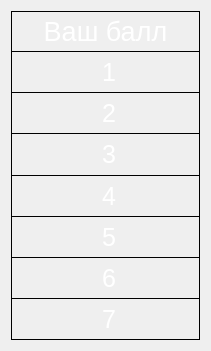
  <widget class="QWidget" name="verticalLayoutWidget_5">
   <property name="geometry">
    <rect>
     <x>850</x>
     <y>180</y>
     <width>211</width>
     <height>351</height>
    </rect>
   </property>
   <layout class="QVBoxLayout" name="vl_5">
    <property name="spacing">
     <number>0</number>
    </property>
    <item>
     <widget class="QLabel" name="u_point">
      <property name="font">
       <font>
        <pointsize>20</pointsize>
        <weight>50</weight>
        <bold>false</bold>
       </font>
      </property>
      <property name="styleSheet">
       <string notr="true">color:#ffffff;
border-style: solid; 
border-width: 1px;
border-color: black;</string>
      </property>
      <property name="text">
       <string>Ваш балл</string>
      </property>
      <property name="alignment">
       <set>Qt::AlignCenter</set>
      </property>
     </widget>
    </item>
    <item>
     <widget class="QLabel" name="u_point_12">
      <property name="font">
       <font>
        <pointsize>19</pointsize>
        <weight>50</weight>
        <bold>false</bold>
       </font>
      </property>
      <property name="styleSheet">
       <string notr="true">color:#ffffff;
border-style: solid; 
border-color: black;
border-top-width: 0px;
border-right-width: 1px;
border-bottom-width: 1px;
border-left-width: 1px;</string>
      </property>
      <property name="text">
       <string> 1</string>
      </property>
      <property name="alignment">
       <set>Qt::AlignCenter</set>
      </property>
     </widget>
    </item>
    <item>
     <widget class="QLabel" name="u_point_13">
      <property name="font">
       <font>
        <pointsize>19</pointsize>
        <weight>50</weight>
        <bold>false</bold>
       </font>
      </property>
      <property name="styleSheet">
       <string notr="true">color:#ffffff;
border-style: solid; 
border-color: black;
border-top-width: 0px;
border-right-width: 1px;
border-bottom-width: 1px;
border-left-width: 1px;</string>
      </property>
      <property name="text">
       <string> 2</string>
      </property>
      <property name="alignment">
       <set>Qt::AlignCenter</set>
      </property>
     </widget>
    </item>
    <item>
     <widget class="QLabel" name="u_point_14">
      <property name="font">
       <font>
        <pointsize>19</pointsize>
        <weight>50</weight>
        <bold>false</bold>
       </font>
      </property>
      <property name="styleSheet">
       <string notr="true">color:#ffffff;
border-style: solid; 
border-color: black;
border-top-width: 0px;
border-right-width: 1px;
border-bottom-width: 1px;
border-left-width: 1px;</string>
      </property>
      <property name="text">
       <string> 3</string>
      </property>
      <property name="alignment">
       <set>Qt::AlignCenter</set>
      </property>
     </widget>
    </item>
    <item>
     <widget class="QLabel" name="u_point_15">
      <property name="font">
       <font>
        <pointsize>19</pointsize>
        <weight>50</weight>
        <bold>false</bold>
       </font>
      </property>
      <property name="styleSheet">
       <string notr="true">color:#ffffff;
border-style: solid; 
border-color: black;
border-top-width: 0px;
border-right-width: 1px;
border-bottom-width: 1px;
border-left-width: 1px;</string>
      </property>
      <property name="text">
       <string> 4</string>
      </property>
      <property name="alignment">
       <set>Qt::AlignCenter</set>
      </property>
     </widget>
    </item>
    <item>
     <widget class="QLabel" name="u_point_16">
      <property name="font">
       <font>
        <pointsize>19</pointsize>
        <weight>50</weight>
        <bold>false</bold>
       </font>
      </property>
      <property name="styleSheet">
       <string notr="true">color:#ffffff;
border-style: solid; 
border-color: black;
border-top-width: 0px;
border-right-width: 1px;
border-bottom-width: 1px;
border-left-width: 1px;</string>
      </property>
      <property name="text">
       <string> 5</string>
      </property>
      <property name="alignment">
       <set>Qt::AlignCenter</set>
      </property>
     </widget>
    </item>
    <item>
     <widget class="QLabel" name="u_point_17">
      <property name="font">
       <font>
        <pointsize>19</pointsize>
        <weight>50</weight>
        <bold>false</bold>
       </font>
      </property>
      <property name="styleSheet">
       <string notr="true">color:#ffffff;
border-style: solid; 
border-color: black;
border-top-width: 0px;
border-right-width: 1px;
border-bottom-width: 1px;
border-left-width: 1px;</string>
      </property>
      <property name="text">
       <string> 6</string>
      </property>
      <property name="alignment">
       <set>Qt::AlignCenter</set>
      </property>
     </widget>
    </item>
    <item>
     <widget class="QLabel" name="u_point_18">
      <property name="font">
       <font>
        <pointsize>19</pointsize>
        <weight>50</weight>
        <bold>false</bold>
       </font>
      </property>
      <property name="styleSheet">
       <string notr="true">color:#ffffff;
border-style: solid; 
border-color: black;
border-top-width: 0px;
border-right-width: 1px;
border-bottom-width: 1px;
border-left-width: 1px;</string>
      </property>
      <property name="text">
       <string> 7</string>
      </property>
      <property name="alignment">
       <set>Qt::AlignCenter</set>
      </property>
     </widget>
    </item>
   </layout>
  </widget>
